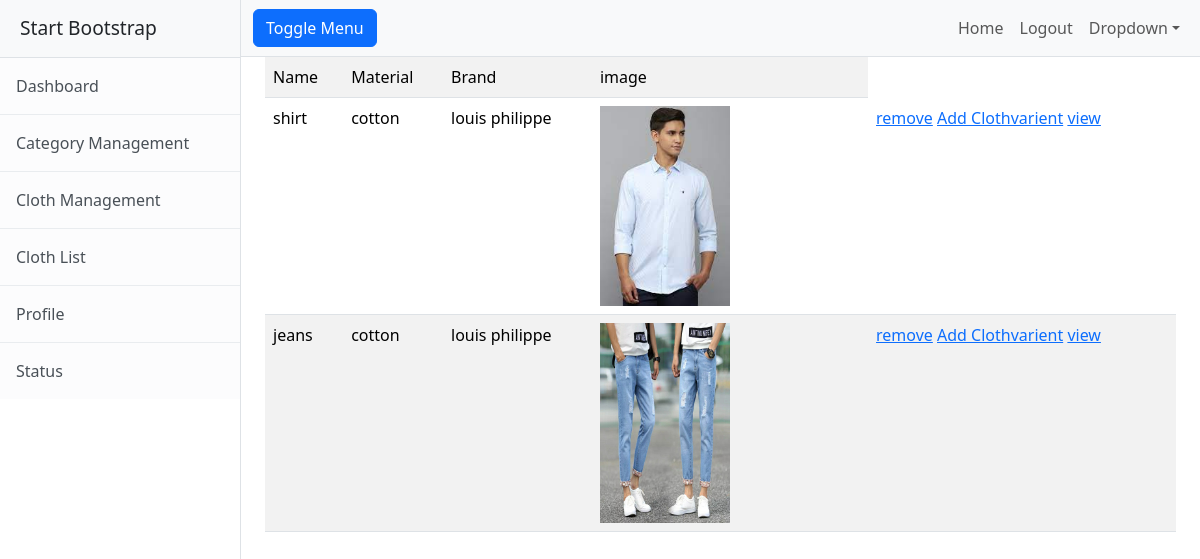
The page /cloths/all (signed in) on the database its author committed.
### yousta/models.py (models this page shows, shortened)
class Cloths(models.Model):
    name=models.CharField(max_length=200)
    options=(
        ("linen","linen"),
        ("cotton","cotton"),
        ("satin","satin"),
        ("nylon","nylon"),
        ("polyster","polyster"),
        ("silk","silk")
    )
    material=models.CharField(max_length=200,choices=options,default="cotton")
    image=models.ImageField(upload_to="images")
    brand=models.CharField(max_length=200)
    category=models.ForeignKey(Category,null=True,on_delete=models.SET_NULL)

### yousta/views.py (the view)
# urls.py: path("cloths/all",ClothListView.as_view(),name="cloth-list"),
@method_decorator(decs,name="dispatch")
class ClothListView(ListView):
    template_name="yousta/cloth_list.html"
    model=Cloths
    context_object_name="cloths"

### yousta/views.py (called while the page is built)
def signin_required(fn):
    def wrapper(request,*args,**kwargs):
        if not request.user.is_authenticated:
            messages.error(request,"invalid session!!!")
            return redirect("signin")
        else:
            return fn(request,*args,**kwargs)
    return wrapper

def is_admin(fn):
    def wrapper(request,*args,**Kwargs):
        if not request.user.is_superuser:
            messages.error(request,"permission denied for current user !!!")
            return redirect("signin")
        else:
           return fn(request,*args,**Kwargs)
    return wrapper

### yousta/templates/yousta/cloth_list.html
{%extends 'yousta/base.html'%}
{%block body_block%}
<div class="container">
    <table class="table table-striped">
        <tr>
            <td>Name</td>
            <td>Material</td>
            <td>Brand</td>
            <td>image</td>
        </tr>
        {%for ct in cloths%}
           <tr>
            <td>{{ct.name}}</td>
            <td>{{ct.material}}</td>
            <td>{{ct.brand}}</td>
            <td>
                <img src="{{ct.image.url}}" alt="" width="50%" height="200px">
            </td>
            <td>
                <a href="{%url 'cloth-remove' ct.id%}">remove</a>
                <a href="{% url 'add-varient' ct.id%}">Add Clothvarient</a>
                <a href="{%url 'cloth-detail' ct.id%}">view</a>
            </td>
           </tr>
        {%endfor%}
    </table>
</div>
{%endblock%}

### rows shown on the page
Cloths: name "shirt", material "cotton", brand "louis philippe", image (picture)
Cloths: name "jeans", material "cotton", brand "louis philippe", image (picture)
